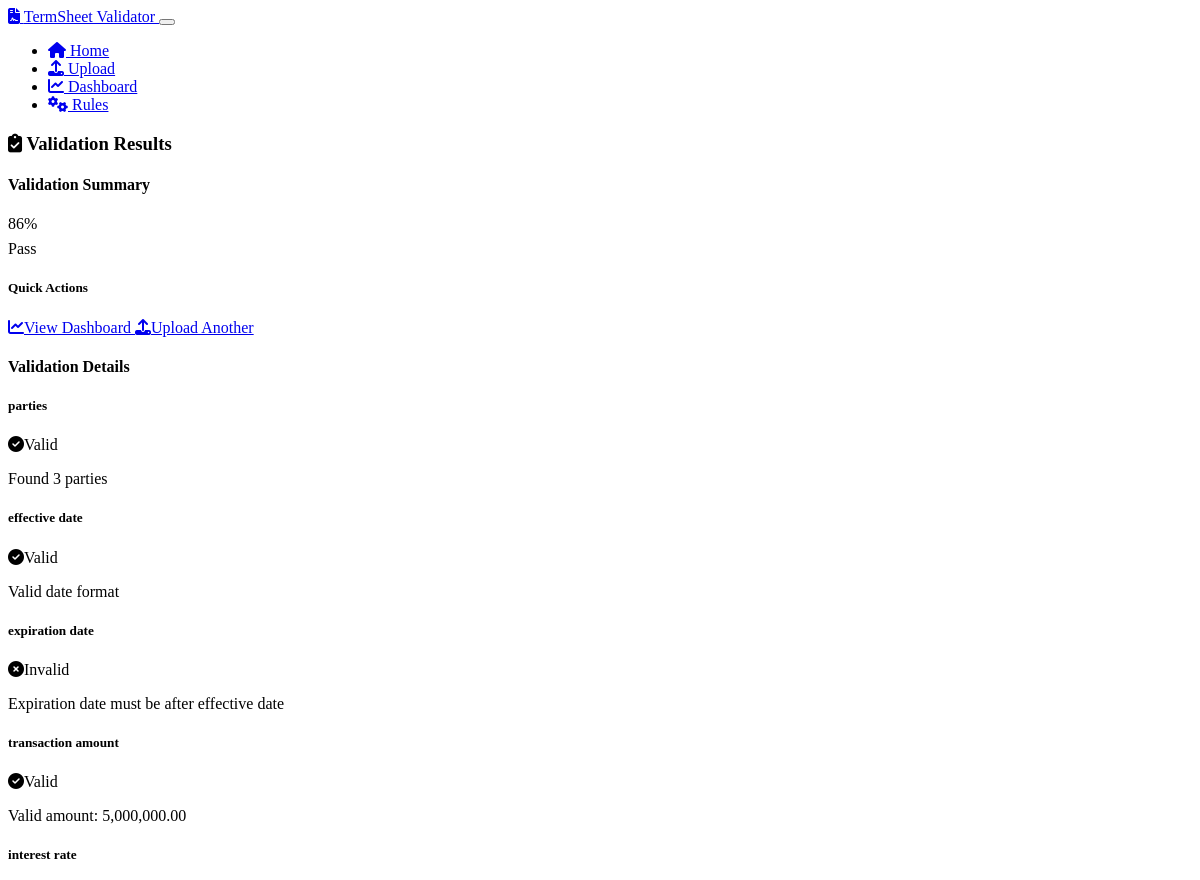
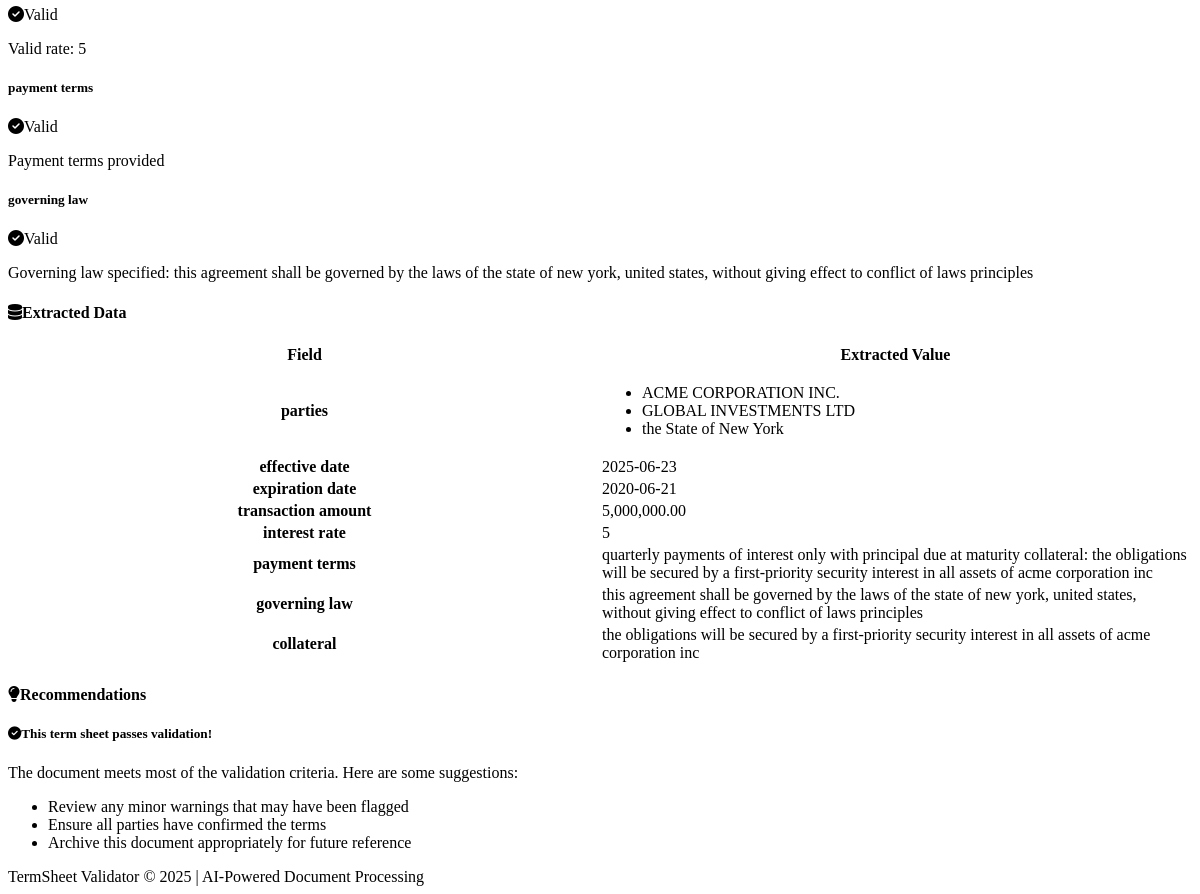
Screenshot of /document/8 with the database file from the repository (2 pictures, top to bottom).
### models.py (models this page shows, shortened)
class ValidationResult(db.Model):
    id = db.Column(db.Integer, primary_key=True)
    document_id = db.Column(db.Integer, db.ForeignKey('document.id'), nullable=False)
    field_name = db.Column(db.String(100), nullable=False)
    is_valid = db.Column(db.Boolean, default=False)
    message = db.Column(db.String(255), nullable=True)  # Validation message or error

class ExtractedTerm(db.Model):
    id = db.Column(db.Integer, primary_key=True)
    document_id = db.Column(db.Integer, db.ForeignKey('document.id'), nullable=False)
    term_name = db.Column(db.String(100), nullable=False)  # e.g., 'party_name', 'effective_date', 'amount'
    term_value = db.Column(db.Text, nullable=True)
    confidence_score = db.Column(db.Float, nullable=True)  # Confidence level of the extraction

### app.py (the view)
@app.route('/document/<int:document_id>')
def document_details(document_id):
    document = Document.query.get_or_404(document_id)
    validation_results = ValidationResult.query.filter_by(document_id=document_id).all()
    validation_dict = {}
    for result in validation_results:
        validation_dict[result.field_name] = {
            'is_valid': result.is_valid,
            'message': result.message
        }
    total_fields = len(validation_results)
    valid_fields = sum(1 for result in validation_results if result.is_valid)
    validation_percentage = (valid_fields / total_fields * 100) if total_fields > 0 else 0
    extracted_terms = ExtractedTerm.query.filter_by(document_id=document_id).all()
    extracted_data = {}
    for term in extracted_terms:
        if ',' in term.term_value and term.term_name == 'parties':
            extracted_data[term.term_name] = [item.strip() for item in term.term_value.split(',')]
        else:
            extracted_data[term.term_name] = term.term_value
    return render_template(
        'results.html',
        document=document,
        validation_results=validation_dict,
        validation_percentage=validation_percentage,
        extracted_data=extracted_data
    )

### app.py (called while the page is built)
@app.context_processor
def inject_now():
    return {'now': datetime.now()}

### templates/results.html (shortened to what this page needs)
{% extends "layout.html" %}
{% block content %}
<div class="container py-4">
    <div class="row">
        <div class="col-md-12">
            <div class="card mb-4 shadow-sm">
                <div class="card-header bg-primary text-white d-flex justify-content-between align-items-center">
                    <h3 class="mb-0">
                        <i class="fas fa-clipboard-check me-2"></i>
                        Validation Results
                    </h3>
                </div>
                <div class="card-body">
                    <div class="row mb-4">
                        <div class="col-md-6">
                            <h4>Validation Summary</h4>
                            <div class="d-flex align-items-center mt-3">
                                <div class="progress validation-progress flex-grow-1 me-3" style="height: 25px;">
                                    {% if validation_percentage >= 80 %}
                                        <div class="progress-bar bg-success" role="progressbar" style="width: {{ validation_percentage }}%">{{ validation_percentage|round|int }}%</div>
                                    {% elif validation_percentage >= 50 %}
                                        <div class="progress-bar bg-warning" role="progressbar" style="width: {{ validation_percentage }}%">{{ validation_percentage|round|int }}%</div>
                                    {% else %}
                                        <div class="progress-bar bg-danger" role="progressbar" style="width: {{ validation_percentage }}%">{{ validation_percentage|round|int }}%</div>
                                    {% endif %}
                                </div>
                                <div class="text-end" style="min-width: 60px;">
                                    {% if validation_percentage >= 80 %}
                                        <span class="badge bg-success fs-6">Pass</span>
                                    {% elif validation_percentage >= 50 %}
                                        <span class="badge bg-warning fs-6">Review</span>
                                    {% else %}
                                        <span class="badge bg-danger fs-6">Fail</span>
                                    {% endif %}
                                </div>
                            </div>
                        </div>
                        <div class="col-md-6">
                            <div class="card h-100">
                                <div class="card-body">
                                    <h5 class="card-title">Quick Actions</h5>
                                    <div class="d-flex gap-2 mt-3">
                                        <a href="{{ url_for('dashboard') }}" class="btn btn-outline-primary">
                                            <i class="fas fa-chart-line me-2"></i>View Dashboard
                                        </a>
                                        <a href="{{ url_for('upload') }}" class="btn btn-outline-secondary">
                                            <i class="fas fa-upload me-2"></i>Upload Another
                                        </a>
                                    </div>
                                </div>
                            </div>
                        </div>
                    </div>
                    <h4 class="mb-3">Validation Details</h4>
                    <div class="row">
                        {% for field, result in validation_results.items() %}
                        <div class="col-md-6 mb-3">
                            <div class="card validation-card {% if result.is_valid %}validation-valid{% else %}validation-invalid{% endif %}">
                                <div class="card-body">
                                    <div class="d-flex justify-content-between">
                                        <h5 class="card-title text-capitalize">{{ field.replace('_', ' ') }}</h5>
                                        {% if result.is_valid %}
                                            <span class="badge bg-success"><i class="fas fa-check-circle me-1"></i>Valid</span>
                                        {% else %}
                                            <span class="badge bg-danger"><i class="fas fa-times-circle me-1"></i>Invalid</span>
                                        {% endif %}
                                    </div>
                                    <p class="card-text">{{ result.message }}</p>
                                </div>
                            </div>
                        </div>
                        {% endfor %}
                    </div>
                </div>
            </div>
            {% if extracted_data %}
            <div class="card mb-4 shadow-sm">
                <div class="card-header bg-dark">
                    <h4 class="mb-0"><i class="fas fa-database me-2"></i>Extracted Data</h4>
                </div>
                <div class="card-body">
                    <div class="table-responsive">
                        <table class="table table-hover field-table">
                            <thead>
                                <tr>
                                    <th>Field</th>
                                    <th>Extracted Value</th>
                                </tr>
                            </thead>
                            <tbody>
                                {% for field, value in extracted_data.items() %}
                                <tr>
                                    <th class="text-capitalize">{{ field.replace('_', ' ') }}</th>
                                    <td>
                                        {% if value is string %}
                                            {{ value }}
                                        {% elif value is iterable %}
                                            <ul class="mb-0">
                                                {% for item in value %}
                                                    <li>{{ item }}</li>
                                                {% endfor %}
                                            </ul>
                                        {% else %}
                                            {{ value }}
                                        {% endif %}
                                    </td>
                                </tr>
                                {% endfor %}
                            </tbody>
                        </table>
                    </div>
                </div>
            </div>
            {% endif %}
            <div class="card shadow-sm">
                <div class="card-header bg-info text-white">
                    <h4 class="mb-0"><i class="fas fa-lightbulb me-2"></i>Recommendations</h4>
                </div>
                <div class="card-body">
                    <div class="alert alert-secondary">
                        {% if validation_percentage >= 80 %}
                            <h5><i class="fas fa-check-circle me-2 text-success"></i>This term sheet passes validation!</h5>
                            <p>The document meets most of the validation criteria. Here are some suggestions:</p>
                            <ul>
                                <li>Review any minor warnings that may have been flagged</li>
                                <li>Ensure all parties have confirmed the terms</li>
                                <li>Archive this document appropriately for future reference</li>
                            </ul>
                        {% endif %}
                    </div>
                </div>
            </div>
        </div>
    </div>
</div>
{% endblock %}

### static/css/custom.css (style rules this page uses)
.validation-card { transition: all 0.3s ease; margin-bottom: 1rem; }
.validation-valid { border-left: 5px solid var(--bs-success); }
.validation-invalid { border-left: 5px solid var(--bs-danger); }
.field-table th { width: 40%; }
.validation-progress { height: 10px; border-radius: 5px; }

### rows the page displays
ValidationResult: replace "parties", shows "Valid", message "Found 3 parties"
ValidationResult: replace "effective date", shows "Valid", message "Valid date format"
ValidationResult: replace "expiration date", shows "Invalid", message "Expiration date must be after effective date"
ValidationResult: replace "transaction amount", shows "Valid", message "Valid amount: 5,000,000.00"
ValidationResult: replace "interest rate", shows "Valid", message "Valid rate: 5"
ValidationResult: replace "payment terms", shows "Valid", message "Payment terms provided"
ValidationResult: replace "governing law", shows "Valid", message "Governing law specified: this agreement shall be governed by the laws of the state of new york, united states, without giving effect to conflict of laws principles"
ExtractedTerm: replace "parties", value "ACME CORPORATION INC." "GLOBAL INVESTMENTS LTD" "the State of New York"
ExtractedTerm: replace "effective date", term_value "2025-06-23"
ExtractedTerm: replace "expiration date", term_value "2020-06-21"
ExtractedTerm: replace "transaction amount", term_value "5,000,000.00"
ExtractedTerm: replace "interest rate", term_value "5"
ExtractedTerm: replace "payment terms", term_value "quarterly payments of interest only with principal due at maturity collateral: the obligations will be secured by a first-priority security interest in all assets of acme corporation inc"
ExtractedTerm: replace "governing law", term_value "this agreement shall be governed by the laws of the state of new york, united states, without giving effect to conflict of laws principles"
ExtractedTerm: replace "collateral", term_value "the obligations will be secured by a first-priority security interest in all assets of acme corporation inc"

### other values shown
{{ validation_percentage|round|int }} "86"
